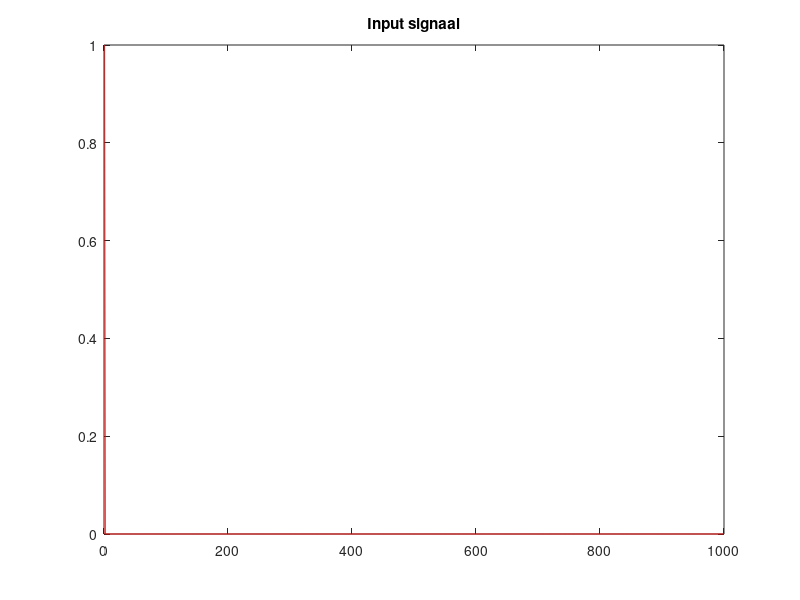

MATLAB code for this plot: (Note: this script raises an error after producing the figure.)
clear variables
close all

%%%%%%%%%%%%%%%%%%%%%%%%%%%%%%%%%%%%%%%%%%%%%%%%%%%
% Initialisatie van het probleem. (bepaal input u).
%%%%%%%%%%%%%%%%%%%%%%%%%%%%%%%%%%%%%%%%%%%%%%%%%%%
F = 20;         % Frequentie
Fs = 1000;      % Sample frequentie
T = 1/Fs;       % Sample periode
L = 1000;       % Lengte van signaal
t = (0:L-1)*T;  % Tijdsvector


% White noise
% sigma_u = 0.5;
% u = randn(1000,1);

% Zero input signal
% u = zeros(1000,1);

% Colored noise
% sigma_u = 0.5;
% u = randn(1000,1);
% u = sigma_u*u;
% [b_butter, a_butter] = butter(4,0.2,'high');
% u = filter(b_butter,a_butter,u);

% Sinus wave
% u = sin(2*pi*F*t');

% Step function
% u = ones(1000,1);
% u(1) = 0;

% Impulse function
u = zeros(1000,1);
u(1) = 1;



index = u<=3;
u = u(index);
index = u>=-3;
u = u(index);

% Plot input signal
figure();
plot(u,'r');
title('Input signaal');
hold off

%%%%%%%%%%%%%%%%%%%%%%%%%%%%%%%%%%%%%%%%%%%%%%%%%%%
% Experiment + output (y);
%%%%%%%%%%%%%%%%%%%%%%%%%%%%%%%%%%%%%%%%%%%%%%%%%%%
y = exercise2(u);
%poly = spline(u,y);

figure()
plot(y,'r');
title('Output signaal');
%%%%%%%%%%%%%%%%%%%%%%%%%%%%%%%%%%%%%%%%%%%%%%%%%%%
% Preprocessing
%%%%%%%%%%%%%%%%%%%%%%%%%%%%%%%%%%%%%%%%%%%%%%%%%%%
% Preprocessing stap 1: Verwijderen van delay.
% ir = cra([y,u],20,10,1);
% [~,R,~] = cra([y,u]);
% Preprocessing stap 2: Verwijderen pieken).
y1 = pkshave(y, [25,35], 1);

% Preprocessing stap 3: Verwijderen van trends.
b = ones(1,10)/10;

y2 = filtfilt(b,1,y1);

y = detrend(y2);


figure()
plot(y1,'b');
hold on
plot(y,'r');
legend('pkshave','detrend');
title('Output signaal, gedetrend en pkshaved');


%%%%%%%%%%%%%%%%%%%%%%%%%%%%%%%%%%%%%%%%%%%%%%%%%%%
% Identificeren van model
%%%%%%%%%%%%%%%%%%%%%%%%%%%%%%%%%%%%%%%%%%%%%%%%%%%
% FFT 
Y = fft(y);
P2 = abs(Y/L);
P1 = P2(1:L/2+1);
P1(2:end-1) = 2*P1(2:end-1);
f = Fs*(0:(L/2))/L;

% Plot figure
figure
plot(f,P1)
title('Single-Sided Amplitude Spectrum of X(t)')
xlabel('f (Hz)')
ylabel('|P1(f)|')
xlim([0 100]);
hold off

% Verschillende modellen
tic
sysarx = arx_model(u,y);
arx_time = toc;

tic
sysarmax = armax_model(u,y);
armax_time = toc;

tic
sysoe = oe_model(u,y);
oe_time = toc;

tic
sysbj = bj_model(u,y);
bj_time = toc;

% Kijk na hoe correct deze modellen gefit worden d.m.v. het fit rapport;

arx_fit = sysarx.Report.Fit.FitPercent;
armax_fit = sysarmax.Report.Fit.FitPercent;
oe_fit = sysoe.Report.Fit.FitPercent;
bj_fit = sysbj.Report.Fit.FitPercent;


% Plot de verschillende opties
figure()
fits = [arx_fit armax_fit oe_fit bj_fit];
bar(1,arx_fit )
hold on
bar(2,armax_fit)
hold on
bar(3,oe_fit)
hold on
bar(4,bj_fit)
title('Verschillende fit opties');
ylabel('Procentuele fitting');
legend('arx', 'armax', 'oe', 'bj');
ylim([0 100]);

save real_problem;